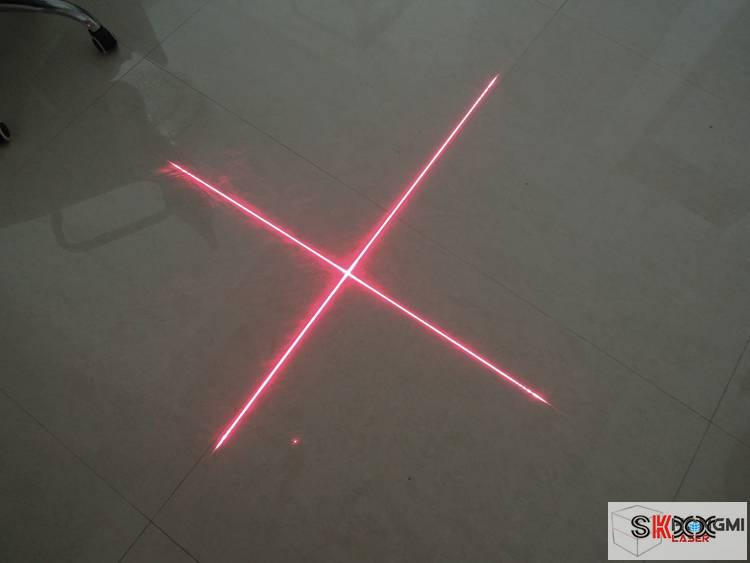
#> input picture Photo/10.jpg, 750 x 563 px
$ python picture10.py
#> lines starting #> are read from the running program, lines starting #| are printed output that depends on the picture; after the words box and inside, x2 and y2 are one past the last pixel; in counts of white or black regions, pixels touching at a corner belong together
import cv2 as cv
import numpy as np
import matplotlib.pylab as plt
from scipy import signal

'''

    图片8
    添加滤波以制左下角的噪声

'''


def hough2les(rho, theta, w):
    a = np.cos(theta)
    b = np.sin(theta)
    x0 = a * rho
    y0 = b * rho
    x1 = int(x0 + w * (-b))
    y1 = int(y0 + w * a)
    x2 = int(x0 - w * (-b))
    y2 = int(y0 - w * a)

    k = float(y2 - y1) / float(x2 - x1)
    b = (-1) * x1 * k + y1
    return k, b


src = cv.imread('./Photo/10.jpg', cv.IMREAD_COLOR)
#> src is the input picture: shape (563, 750, 3); mean B, G, R 82.7, 88, 94.7
high, width, channel = src.shape
#> high = 563; width = 750; channel = 3
hs_img = cv.cvtColor(src, cv.COLOR_RGB2GRAY)
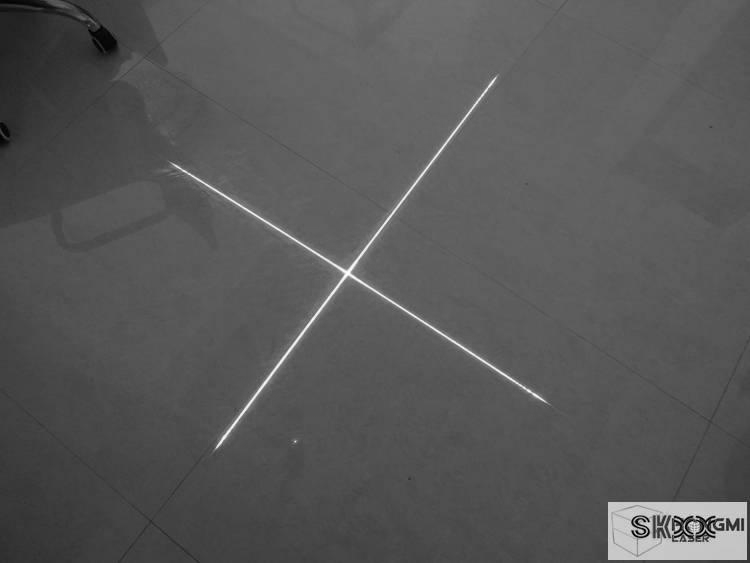
#> hs_img: shape (563, 750); min 0, max 254, mean 87.2
# cv.imshow('hs', hs_img)
# cv.waitKey(0)

Gaus_img = cv.GaussianBlur(hs_img, (3, 3), 1.5)
cv.imshow('gauss', hs_img)
cv.waitKey(0)

edge_g_img = cv.Canny(Gaus_img, 130, 140)
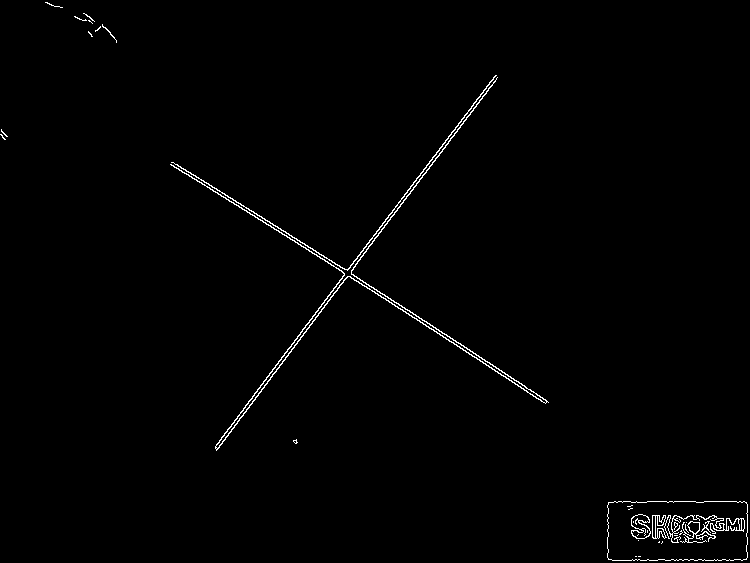
#> edge_g_img: shape (563, 750); 0.95% white in thin lines or dots
cv.imshow('edge_g_img', edge_g_img)
cv.waitKey(0)
edge_img = edge_g_img

# edge_img = cv.Canny(hs_img, 130, 140)
# cv.imshow('edge_img', edge_img)
# cv.waitKey(0)


# 霍夫变换
# p 的间隔为0.45 角度间隔为 1度， 长度大于100才被认为是直线
lines = cv.HoughLines(edge_img, 0.5, np.pi / 120, 100)
#> lines = [[41, 2.15], [441.5, 0.654], [38, 2.15], [439, 0.654], [51.5, 2.12]]
# print(lines)

show_img = np.zeros((high, width), np.uint8)

# result_line_array = []
for i in range(len(lines)):
    for rho, theta in lines[i]:
        a = np.cos(theta)
        b = np.sin(theta)
        x0 = a * rho
        y0 = b * rho
        x1 = int(x0 + width * (-b))
        y1 = int(y0 + width * a)
        x2 = int(x0 - width * (-b))
        y2 = int(y0 - width * a)

        cv.line(show_img, (x1, y1), (x2, y2), (255, 255, 255), 1)
        cv.line(src, (x1, y1), (x2, y2), (0, 255, 20), 1)
#> this loop made 5 passes
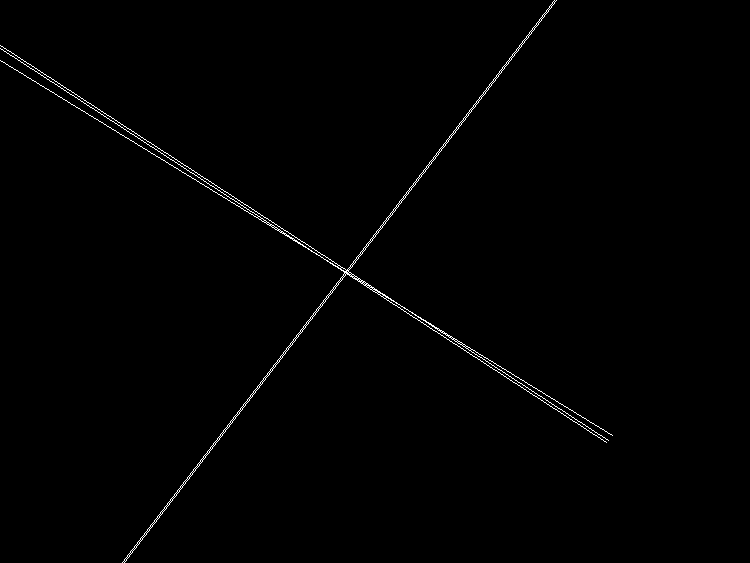
#> show_img: shape (563, 750); 0.69% white in thin lines or dots, all inside (x1, y1, x2, y2) = (0, 0, 613, 563)
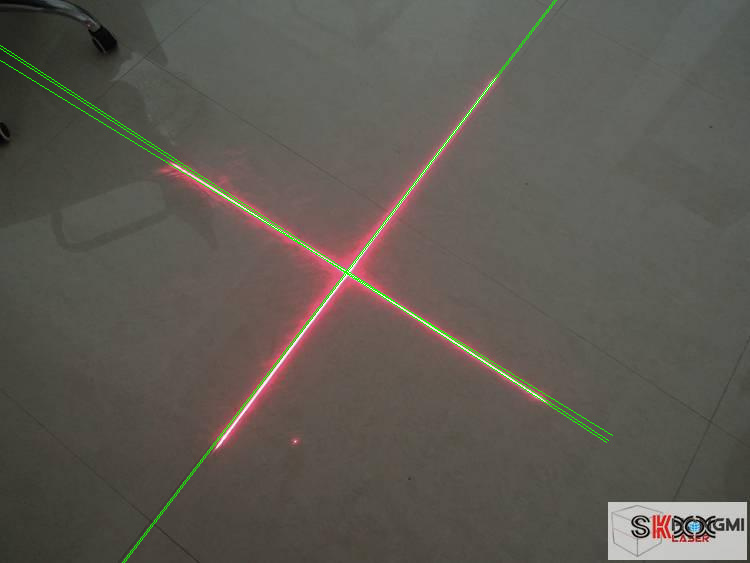
#> src: shape (563, 750, 3); 0.69% of pixels changed, all inside (x1, y1, x2, y2) = (0, 0, 613, 563)
cv.imshow('show_img', src)
cv.waitKey(0)
# exit()
# 角点检测
# 检测四个点，0.01是品质因数0.1-0.01之间， 10是两个点之间的最小距离
corners = cv.goodFeaturesToTrack(show_img, 4, 0.01, 1)
#> corners = [[344, 272], [349, 270], [342, 272], [346, 275]]
corners_array = np.int0(corners)
#> corners_array = [[344, 272], [349, 270], [342, 272], [346, 275]]

x_value = 0.0
y_value = 0.0
for i in corners:
    x, y = i.ravel()
    x_value += x
    y_value += y
#> this loop made 4 passes
#> (x, y, x_value, y_value) on passes 1 to 4: (344, 272, 344, 272), (349, 270, 693, 542), (342, 272, 1035, 814), (346, 275, 1381, 1089)
#> after the loop, x_value = 1381; y_value = 1089
    # cv.circle(src, (int(x_value), int(y_value)), 3, 100, -1)

x_value /= len(corners)
#> x_value = 345.2
y_value /= len(corners)
#> y_value = 272.2
cv.circle(src, (int(x_value), int(y_value)), 3, 255, -1)
#> src: shape (563, 750, 3); 0.01% of pixels changed, all inside (x1, y1, x2, y2) = (342, 269, 349, 276)
print('交点:{}, {}\n'.format(x_value, y_value))
#| 交点:345.25, 272.25
cv.imshow('result', src)
cv.waitKey(0)

exit()
#> (the program exits here)

$ run again, with Photo/1.jpg copied over Photo/10.jpg
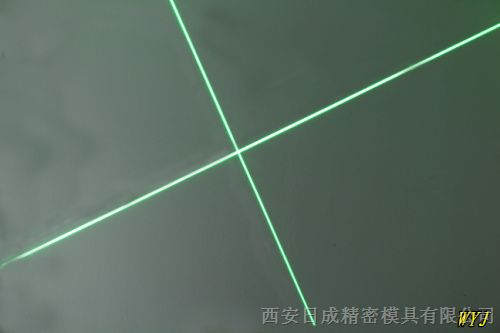
#> input picture Photo/1.jpg, 500 x 333 px
#> src is the input picture: shape (333, 500, 3); mean B, G, R 95.3, 106.5, 89.4
#> `edge_g_img = cv.Canny(Gaus_img, 130, 140)`:
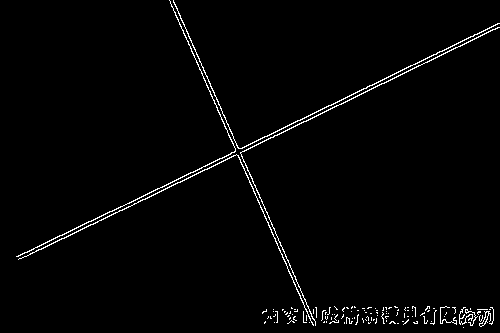
#> edge_g_img: shape (333, 500); 1.8% white in thin lines or dots
#> lines = [[-154, 2.72], [238, 1.13], [241, 1.13], [-157, 2.72]]
#> the loop `for i in range(len(lines)):` made 4 passes
#> after the loop `for i in range(len(lines)):`:
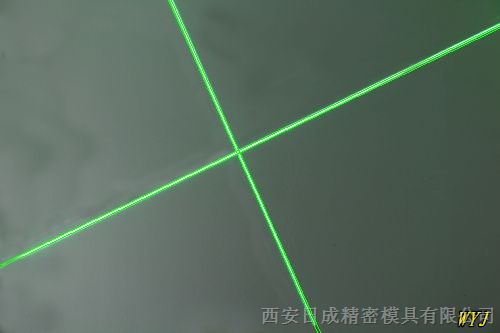
#> src: shape (333, 500, 3); 1% of pixels changed, all inside (x1, y1, x2, y2) = (0, 0, 500, 333)
#> corners = [[240, 152], [236, 156], [239, 148], [235, 151]]
#> the loop `for i in corners:` made 4 passes
#> (x, y, x_value, y_value) on passes 1 to 4: (240, 152, 240, 152), (236, 156, 476, 308), (239, 148, 715, 456), (235, 151, 950, 607)
#> after the loop `for i in corners:`: x_value = 950; y_value = 607
#> `x_value /= len(corners)`: x_value = 237.5
#> `y_value /= len(corners)`: y_value = 151.8
#| 交点:237.5, 151.75

$ run again, with Photo/12.jpg copied over Photo/10.jpg
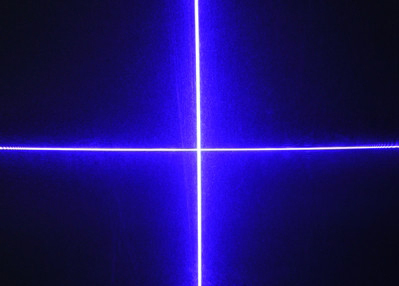
#> input picture Photo/12.jpg, 399 x 286 px
#> src is the input picture: shape (286, 399, 3); mean B, G, R 111, 15, 27.2
#> `edge_g_img = cv.Canny(Gaus_img, 130, 140)`:
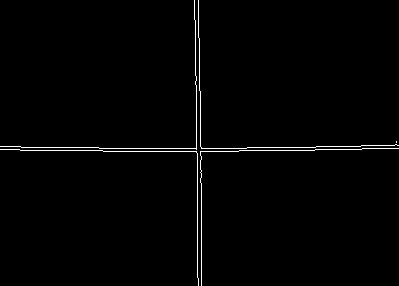
#> edge_g_img: shape (286, 399); 1.2% white in thin lines or dots
#> lines = [[148, 1.57], [150, 1.57], [147, 1.57], [151, 1.57], [197, 0], [201, 0]]
#> the loop `for i in range(len(lines)):` made 6 passes
#> after the loop `for i in range(len(lines)):`:
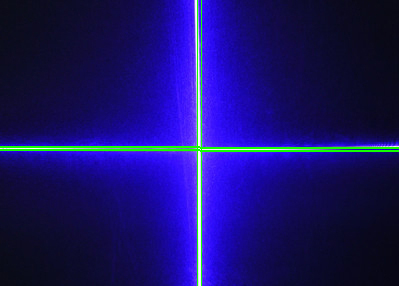
#> src: shape (286, 399, 3); 1.89% of pixels changed, all inside (x1, y1, x2, y2) = (0, 0, 399, 286)
#> corners = [[197, 151], [197, 145], [199, 151], [201, 152]]
#> the loop `for i in corners:` made 4 passes
#> (x, y, x_value, y_value) on passes 1 to 4: (197, 151, 197, 151), (197, 145, 394, 296), (199, 151, 593, 447), (201, 152, 794, 599)
#> after the loop `for i in corners:`: x_value = 794; y_value = 599
#> `x_value /= len(corners)`: x_value = 198.5
#> `y_value /= len(corners)`: y_value = 149.8
#| 交点:198.5, 149.75
